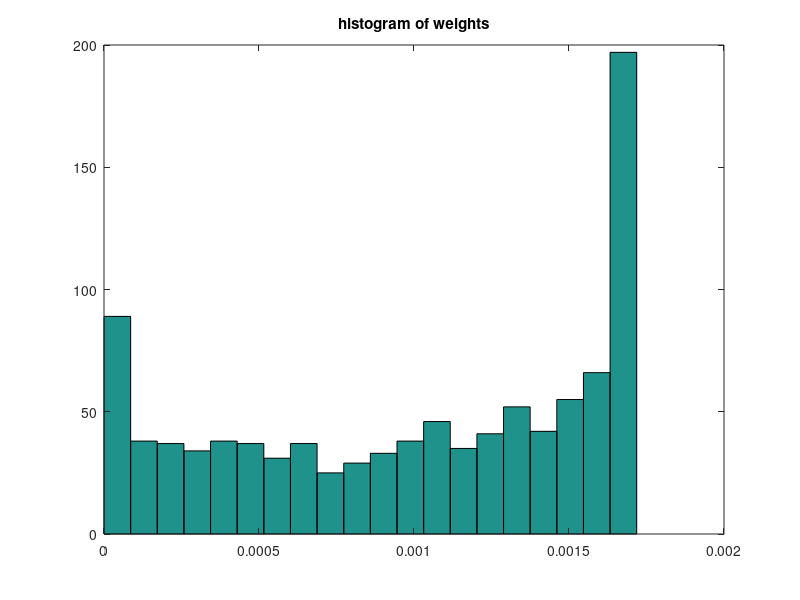
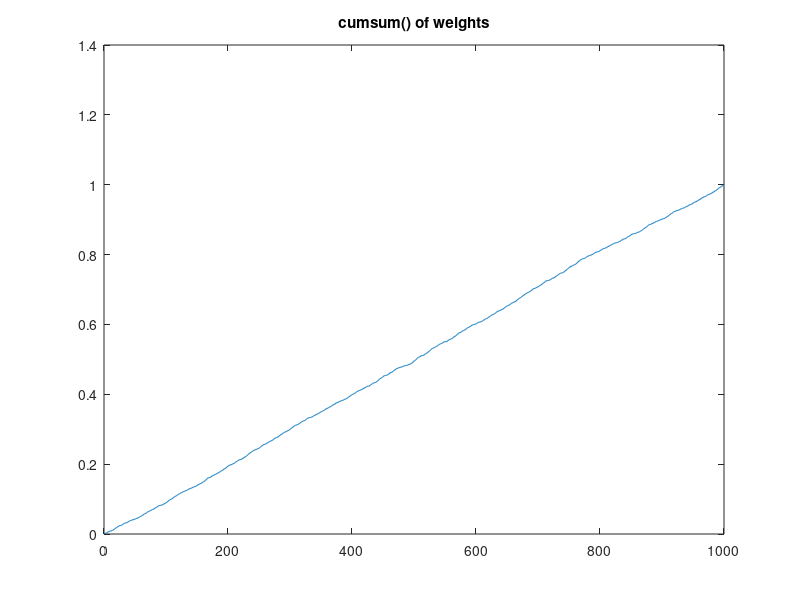
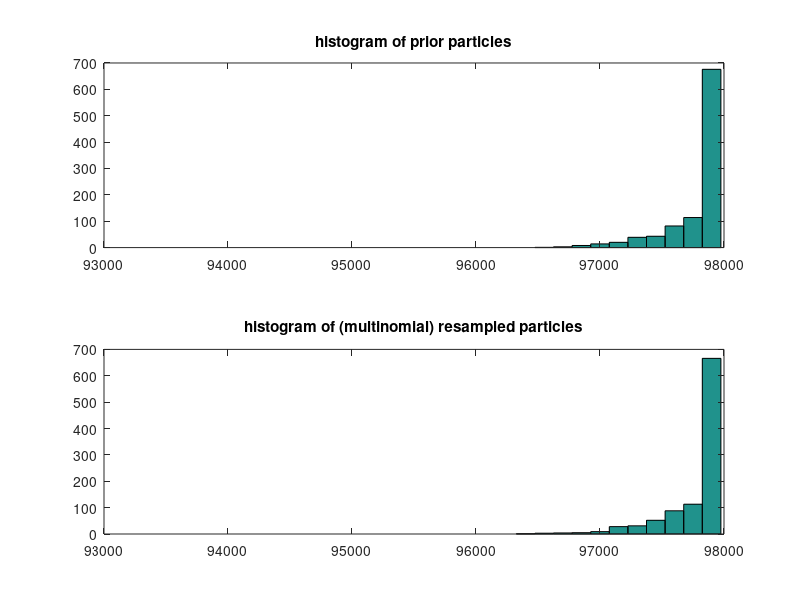
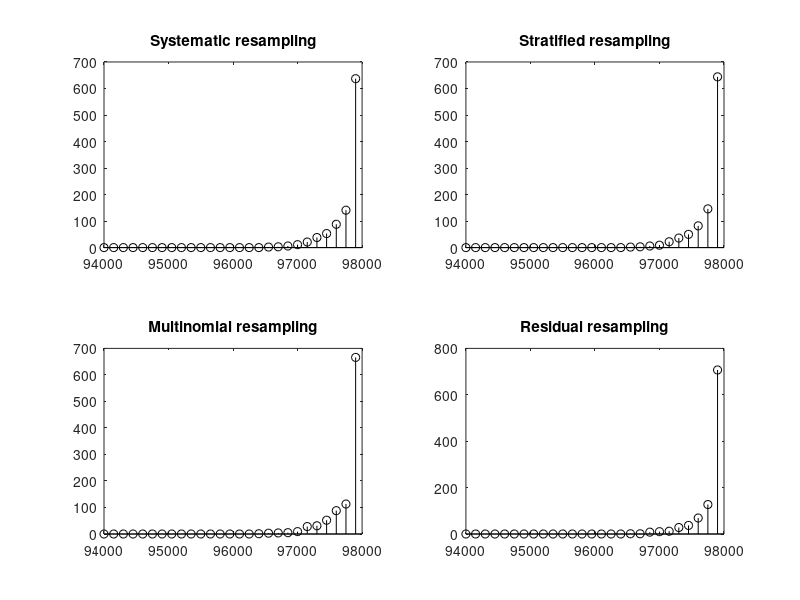

Write MATLAB code to recreate these figures, in order.
%Resampling methods
%Particle filter example
%Radar monitoring of falling body

randn('state',0); %initialization of random number generator

%----------------------------------------------------
%Prepare for the simulation of the falling body

T=0.4; %sampling period
g=-9.81;
rho0=1.225; %air density, sea level
k=6705.6; %density vs. altitude constant
L=100; %horizontal distance radar<->object
L2=L^2;

Nf=3; %maximum number of steps

tim=0:T:(Nf-1)*T; %time

%process noise
Sw=[10^5 0 0; 0 10^3 0; 0 0 10^2]; %cov
w11=sqrt(Sw(1,1)); w22=sqrt(Sw(2,2)); w33=sqrt(Sw(3,3));
w=[w11; w22; w33];
%observation noise
Sv=10^6; %cov.
v11=sqrt(Sv);

%----------------------------------------------------
%Prepare for filtering

x=[10^5; -5000; 400]; %initial state
xe=x; %initial estimation

%prepare particles
Np=1000; %number of particles
 %reserve space
  px=zeros(3,Np); %particles
  apx=zeros(3,Np); %a priori particles
  ny=zeros(1,Np); %particle measurements
  vy=zeros(1,Np); %meas. dif.
  pq=zeros(1,Np); %particle likelihoods
 %reserve space for resampling posteriors
  Spx=zeros(3,Np);
  Mpx=zeros(3,Np);
  Rpx=zeros(3,Np);
  Fpx=zeros(3,Np);
  
 %particle generation 
  wnp=randn(3,Np); %noise (initial particles)
  for ip=1:Np,
    px(:,ip)=x+(w.*wnp(:,ip)); %initial particles
  end;
  
  %system noises
wx=randn(3,Nf); %process
wy=randn(1,Nf); %output

%----------------------------------------------------
%Behaviour of the system and the filter after initial state

nn=1;
while nn<Nf+1,
        
 %Simulation of the system 
   %system
   rho=rho0*exp(-x(1)/k); %air density   
   d=(rho*(x(2)^2))/(2*x(3)); %drag   
   %next system state
   x(1)=x(1)+(x(2)*T);
   x(2)=x(2)+((g+d)*T);
   x(3)=x(3); 
   x=x+(w.*wx(:,nn)); %additive noise
   %system output
   y=sqrt(L2+(x(1)^2))+(v11*wy(nn)); %additive noise
   ym=y; %measurement
         
 %Particle propagation
   wp=randn(3,Np); %noise (process)
   vm=randn(1,Np); %noise (measurement)
   for ip=1:Np,
      rho=rho0*exp(-px(1,ip)/k); %air density   
      d=(rho*(px(2,ip)^2))/(2*px(3,ip)); %drag 
     %next state  
      apx(1,ip)=px(1,ip)+(px(2,ip)*T);
      apx(2,ip)=px(2,ip)+((g+d)*T);
      apx(3,ip)=px(3,ip); 
      apx(:,ip)=apx(:,ip)+(w.*wp(:,ip)); %additive noise
     %measurement (for next state)
      ny(ip)=sqrt(L2+(apx(1,ip)^2))+(v11*vm(ip)); %additive noise
      vy(ip)=ym-ny(ip);
   end; 
   
   %Likelihood
   %(vectorized part)
    %scaling
     vs=max(abs(vy))/4; 
     ip=1:Np;
     pq(ip)=exp(-((vy(ip)/vs).^2));      
     spq=sum(pq);
    %normalization
     pq(ip)=pq(ip)/spq;
     
  %Prepare for roughening
    A=(max(apx')-min(apx'))';
    sig=0.2*A*Np^(-1/3);
    rn=randn(3,Np); %random numbers
       
  %===========================================================
    
  %Resampling (systematic)
    acq=cumsum(pq);
    cmb=linspace(0,1-(1/Np),Np)+(rand(1)/Np); %the "comb"
    cmb(Np+1)=1;
    ip=1; mm=1;
    while(ip<=Np),
      if (cmb(ip)<acq(mm)),
         aux=apx(:,mm);
         Spx(:,ip)=aux+(sig.*rn(:,ip)); %roughening
         ip=ip+1;
      else
         mm=mm+1;
      end;
    end;   
    
  %===========================================================
    
  %Resampling (multinomial)
    acq=cumsum(pq);
    mm=1;
    nr=sort(rand(1,Np)); %ordered random numbers (0, 1]
    for ip=1:Np,
       while(acq(mm)<nr(ip)),
          mm=mm+1;
       end;
       aux=apx(:,mm);
       Mpx(:,ip)=aux+(sig.*rn(:,ip)); %roughening
    end;  
  
  %===========================================================
    
  %Resampling (residual)  
    acq=cumsum(pq);
    mm=1;
    
    %preparation
    na=floor(Np*pq); %repetition counts
    NR=sum(na); %total count
    Npr=Np-NR; %number of non-repeated particles
    rpq=((Np*pq)-na)/Npr; %modified weights
    acq=cumsum(rpq); %for the monomial part
    
    %deterministic part
    mm=1;
    for j=1:Np,
       for nn=1:na(j),
          Rpx(:,mm)=apx(:,j);
          mm=mm+1;
       end;
    end;    
        
    %multinomial part:
    nr=sort(rand(1,Npr)); %ordered random numbers (0, 1]
    for j=1:Npr,
       while(acq(mm)<nr(j)),
          mm=mm+1;
       end;
       aux=apx(:,mm);
       Rpx(:,NR+j)=aux+(sig.*rn(:,j)); %roughening
    end;  
  
  %===========================================================
    
  %Resampling (stratified)
    acq=cumsum(pq);
    stf=zeros(1,Np);
    nr=rand(1,Np)/Np;
    j=1:Np;
    stf(j)=nr(j)+((j-1)/Np); %(vectorized code)
    stf(Np+1)=1;
    ip=1; mm=1;
    while(ip<=Np),
      if (stf(ip)<acq(mm)),
         aux=apx(:,mm);
         Fpx(:,ip)=aux+(sig.*rn(:,ip)); %roughening
         ip=ip+1;
      else
         mm=mm+1;
      end;
    end;    

  %===========================================================
    
  px=Spx; %posterior (edit to select a resampling method)
       
  %Results
    %estimated state (the particle mean)  
    xe=sum(px,2)/Np;
          
  nn=nn+1;    
 end; 


%------------------------------------------------------
%display

figure(1)
hist(pq,20);
title('histogram of weights');

figure(2)
plot(acq);
title('cumsum() of weights');

figure(3)
subplot(2,1,1)
bx=9.4e4:1.5e2:9.8e4;
hist(apx(1,:),bx);
title('histogram of prior particles')
subplot(2,1,2)
hist(Mpx(1,:),bx);
title('histogram of (multinomial) resampled particles'); 

figure(4)
Spt=hist(Spx(1,:),bx);
Mpt=hist(Mpx(1,:),bx);
Rpt=hist(Rpx(1,:),bx);
Fpt=hist(Fpx(1,:),bx);
subplot(2,2,1)
stem(bx,Spt,'k');
title('Systematic resampling')
subplot(2,2,2)
stem(bx,Fpt,'k');
title('Stratified resampling')
subplot(2,2,3)
stem(bx,Mpt,'k');
title('Multinomial resampling');
subplot(2,2,4)
stem(bx,Rpt,'k');
title('Residual resampling')
